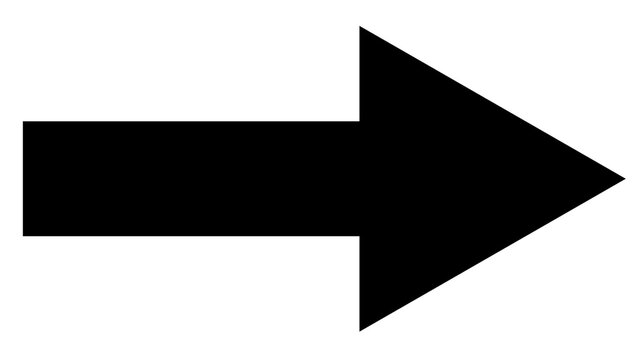
#> input picture arrow-1/original.jpg, 641 x 360 px, given in place of the camera
$ python Arrow_2.py
#> lines starting #> are read from the running program, lines starting #| are printed output that depends on the picture; after the words box and inside, x2 and y2 are one past the last pixel; in counts of white or black regions, pixels touching at a corner belong together
import cv2, numpy as np, argparse


cap=cv2.VideoCapture(0)
font = cv2.FONT_HERSHEY_DUPLEX


while(True):
    _,frame=cap.read()
#> frame is the input picture: shape (360, 641, 3); min 0, max 255, mean 167.3
    gray = cv2.cvtColor(frame, cv2.COLOR_BGR2GRAY)

    edges=cv2.Canny(gray,50,150,apertureSize = 3)
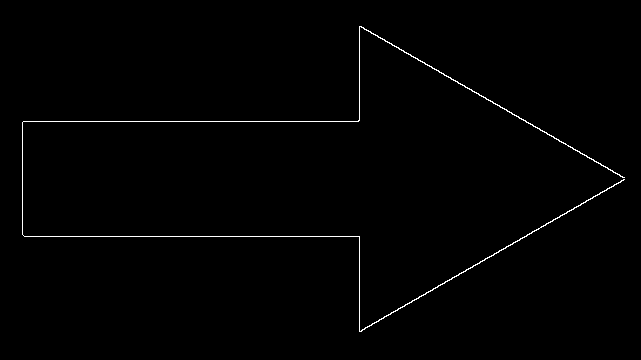
#> edges: shape (360, 641); 0.78% white in thin lines or dots, all inside (x1, y1, x2, y2) = (22, 26, 625, 332)
    lines = cv2.HoughLines(edges,1,np.pi/180,20)
#> lines = 95 rows, first 8: [236, 1.57], [121, 1.57], [-158, 2.09], [467, 1.05], [359, 0], [22, 0], [-150, 2.08], [462, 1.06]
    left = [0, 0]
    right = [0, 0]
    up = [0, 0]
    down = [0, 0]
    #iterate through the lines that the houghlines function returned
    for object in lines:
        theta = object[0][1]
        rho = object[0][0]
        #cases for right/left arrows
        if ((np.round(theta, 2)) >= 1.0 and (np.round(theta, 2)) <= 1.1) or ((np.round(theta,2)) >= 2.0 and (np.round(theta,2)) <= 2.1):
            if (rho >= 20 and rho <=  30):
                left[0] += 1
            elif (rho >= 60 and rho <= 65):
                left[1] +=1
            elif (rho >= -73 and rho <= -57):
                right[0] +=1
            elif (rho >=148 and rho <= 176):
                right[1] +=1
        #cases for up/down arrows
        elif ((np.round(theta, 2)) >= 0.4 and (np.round(theta,2)) <= 0.6) or ((np.round(theta, 2)) >= 2.6 and (np.round(theta,2))<= 2.7):
            if (rho >= -63 and rho <= -15):
                up[0] += 1
            elif (rho >= 67 and rho <= 74):
                down[1] += 1
                up[1] += 1
            elif (rho >= 160 and rho <= 171):
                down[0] += 1
#> this loop made 95 passes
#> (object, theta, rho) on passes 1 to 12: ([[236, 1.57]], 1.57, 236), ([[121, 1.57]], 1.57, 121), ([[-158, 2.09]], 2.09, -158), ([[467, 1.05]], 1.05, 467), ([[359, 0]], 0, 359), ([[22, 0]], 0, 22), ([[-150, 2.08]], 2.08, -150), ([[462, 1.06]], 1.06, 462), ([[471, 1.03]], 1.03, 471), ([[-165, 2.11]], 2.11, -165), ([[-168, 2.11]], 2.11, -168), ([[473, 1.03]], 1.03, 473)
#> after the loop, down = [0, 0]; left = [0, 0]; right = [0, 0]; up = [0, 0]

    if left[0] >= 1 and left[1] >= 1:
        print("left")
    elif right[0] >= 1 and right[1] >= 1:
        print("right")
    elif up[0] >= 1 and up[1] >= 1:
        print("up")
    elif down[0] >= 1 and down[1] >= 1:
        print("down")

    # print(up, down, left, right)

    cv2.imshow('frame',frame)


    if cv2.waitKey(1) & 0xFF==ord('q'):
#> (key q is pressed here)
        break

cap.release()
cv2.destroyAllWindows()
